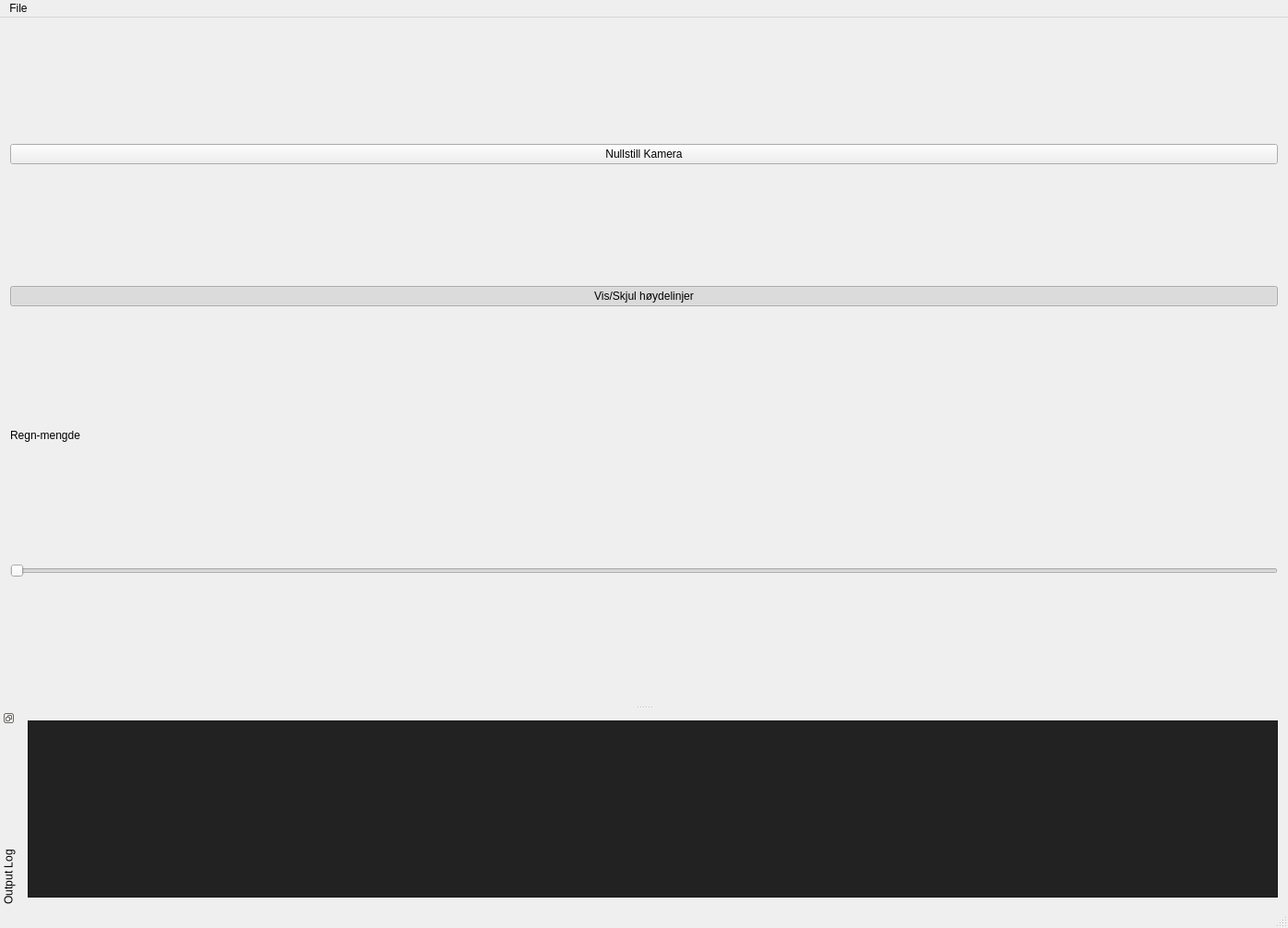
<?xml version="1.0" encoding="UTF-8"?>
<ui version="4.0">
 <class>MainWindow</class>
 <widget class="QMainWindow" name="MainWindow">
  <property name="geometry">
   <rect>
    <x>0</x>
    <y>0</y>
    <width>1396</width>
    <height>1006</height>
   </rect>
  </property>
  <property name="windowTitle">
   <string>OpenGL in Qt is great fun!</string>
  </property>
  <widget class="QWidget" name="centralWidget">
   <layout class="QVBoxLayout" name="verticalLayout">
    <item>
     <widget class="QPushButton" name="resetbutton">
      <property name="text">
       <string>Nullstill Kamera</string>
      </property>
      <property name="checkable">
       <bool>true</bool>
      </property>
     </widget>
    </item>
    <item>
     <widget class="QPushButton" name="showHideHeightLines">
      <property name="text">
       <string>Vis/Skjul høydelinjer</string>
      </property>
      <property name="checkable">
       <bool>true</bool>
      </property>
      <property name="checked">
       <bool>true</bool>
      </property>
     </widget>
    </item>
    <item>
     <widget class="QLabel" name="label">
      <property name="maximumSize">
       <size>
        <width>16777215</width>
        <height>15</height>
       </size>
      </property>
      <property name="text">
       <string>Regn-mengde</string>
      </property>
     </widget>
    </item>
    <item>
     <widget class="QSlider" name="horizontalSlider">
      <property name="toolTip">
       <string>Regn</string>
      </property>
      <property name="statusTip">
       <string>Regn</string>
      </property>
      <property name="whatsThis">
       <string>Regn-mengde</string>
      </property>
      <property name="orientation">
       <enum>Qt::Horizontal</enum>
      </property>
     </widget>
    </item>
    <item>
     <layout class="QVBoxLayout" name="OpenGLLayout"/>
    </item>
   </layout>
  </widget>
  <widget class="QMenuBar" name="menuBar">
   <property name="geometry">
    <rect>
     <x>0</x>
     <y>0</y>
     <width>1396</width>
     <height>21</height>
    </rect>
   </property>
   <widget class="QMenu" name="menuFile">
    <property name="title">
     <string>File</string>
    </property>
    <addaction name="fileExit"/>
   </widget>
   <addaction name="menuFile"/>
  </widget>
  <widget class="QStatusBar" name="statusBar"/>
  <widget class="QDockWidget" name="dockWidgetConsole">
   <property name="features">
    <set>QDockWidget::DockWidgetFloatable|QDockWidget::DockWidgetMovable|QDockWidget::DockWidgetVerticalTitleBar</set>
   </property>
   <property name="windowTitle">
    <string>Output Log</string>
   </property>
   <attribute name="dockWidgetArea">
    <number>8</number>
   </attribute>
   <widget class="QWidget" name="dockWidgetContents">
    <layout class="QHBoxLayout" name="horizontalLayout">
     <item>
      <widget class="QPlainTextEdit" name="outputLog">
       <property name="palette">
        <palette>
         <active>
          <colorrole role="Button">
           <brush brushstyle="SolidPattern">
            <color alpha="255">
             <red>34</red>
             <green>34</green>
             <blue>34</blue>
            </color>
           </brush>
          </colorrole>
          <colorrole role="Light">
           <brush brushstyle="SolidPattern">
            <color alpha="255">
             <red>51</red>
             <green>51</green>
             <blue>51</blue>
            </color>
           </brush>
          </colorrole>
          <colorrole role="Midlight">
           <brush brushstyle="SolidPattern">
            <color alpha="255">
             <red>42</red>
             <green>42</green>
             <blue>42</blue>
            </color>
           </brush>
          </colorrole>
          <colorrole role="Dark">
           <brush brushstyle="SolidPattern">
            <color alpha="255">
             <red>17</red>
             <green>17</green>
             <blue>17</blue>
            </color>
           </brush>
          </colorrole>
          <colorrole role="Mid">
           <brush brushstyle="SolidPattern">
            <color alpha="255">
             <red>23</red>
             <green>23</green>
             <blue>23</blue>
            </color>
           </brush>
          </colorrole>
          <colorrole role="Text">
           <brush brushstyle="SolidPattern">
            <color alpha="255">
             <red>255</red>
             <green>255</green>
             <blue>255</blue>
            </color>
           </brush>
          </colorrole>
          <colorrole role="BrightText">
           <brush brushstyle="SolidPattern">
            <color alpha="255">
             <red>255</red>
             <green>255</green>
             <blue>255</blue>
            </color>
           </brush>
          </colorrole>
          <colorrole role="ButtonText">
           <brush brushstyle="SolidPattern">
            <color alpha="255">
             <red>255</red>
             <green>255</green>
             <blue>255</blue>
            </color>
           </brush>
          </colorrole>
          <colorrole role="Base">
           <brush brushstyle="SolidPattern">
            <color alpha="255">
             <red>34</red>
             <green>34</green>
             <blue>34</blue>
            </color>
           </brush>
          </colorrole>
          <colorrole role="Window">
           <brush brushstyle="SolidPattern">
            <color alpha="255">
             <red>34</red>
             <green>34</green>
             <blue>34</blue>
            </color>
           </brush>
          </colorrole>
          <colorrole role="Shadow">
           <brush brushstyle="SolidPattern">
            <color alpha="255">
             <red>0</red>
             <green>0</green>
             <blue>0</blue>
            </color>
           </brush>
          </colorrole>
          <colorrole role="AlternateBase">
           <brush brushstyle="SolidPattern">
            <color alpha="255">
             <red>17</red>
             <green>17</green>
             <blue>17</blue>
            </color>
           </brush>
          </colorrole>
          <colorrole role="ToolTipBase">
           <brush brushstyle="SolidPattern">
            <color alpha="255">
             <red>255</red>
             <green>255</green>
             <blue>220</blue>
            </color>
           </brush>
          </colorrole>
          <colorrole role="ToolTipText">
           <brush brushstyle="SolidPattern">
            <color alpha="255">
             <red>0</red>
             <green>0</green>
             <blue>0</blue>
            </color>
           </brush>
          </colorrole>
          <colorrole role="PlaceholderText">
           <brush brushstyle="SolidPattern">
            <color alpha="128">
             <red>255</red>
             <green>255</green>
             <blue>255</blue>
            </color>
           </brush>
          </colorrole>
         </active>
         <inactive>
          <colorrole role="Button">
           <brush brushstyle="SolidPattern">
            <color alpha="255">
             <red>34</red>
             <green>34</green>
             <blue>34</blue>
            </color>
           </brush>
          </colorrole>
          <colorrole role="Light">
           <brush brushstyle="SolidPattern">
            <color alpha="255">
             <red>51</red>
             <green>51</green>
             <blue>51</blue>
            </color>
           </brush>
          </colorrole>
          <colorrole role="Midlight">
           <brush brushstyle="SolidPattern">
            <color alpha="255">
             <red>42</red>
             <green>42</green>
             <blue>42</blue>
            </color>
           </brush>
          </colorrole>
          <colorrole role="Dark">
           <brush brushstyle="SolidPattern">
            <color alpha="255">
             <red>17</red>
             <green>17</green>
             <blue>17</blue>
            </color>
           </brush>
          </colorrole>
          <colorrole role="Mid">
           <brush brushstyle="SolidPattern">
            <color alpha="255">
             <red>23</red>
             <green>23</green>
             <blue>23</blue>
            </color>
           </brush>
          </colorrole>
          <colorrole role="Text">
           <brush brushstyle="SolidPattern">
            <color alpha="255">
             <red>255</red>
             <green>255</green>
             <blue>255</blue>
            </color>
           </brush>
          </colorrole>
          <colorrole role="BrightText">
           <brush brushstyle="SolidPattern">
            <color alpha="255">
             <red>255</red>
             <green>255</green>
             <blue>255</blue>
            </color>
           </brush>
          </colorrole>
          <colorrole role="ButtonText">
           <brush brushstyle="SolidPattern">
            <color alpha="255">
             <red>255</red>
             <green>255</green>
             <blue>255</blue>
            </color>
           </brush>
          </colorrole>
          <colorrole role="Base">
           <brush brushstyle="SolidPattern">
            <color alpha="255">
             <red>34</red>
             <green>34</green>
             <blue>34</blue>
            </color>
           </brush>
          </colorrole>
          <colorrole role="Window">
           <brush brushstyle="SolidPattern">
            <color alpha="255">
             <red>34</red>
             <green>34</green>
             <blue>34</blue>
            </color>
           </brush>
          </colorrole>
          <colorrole role="Shadow">
           <brush brushstyle="SolidPattern">
            <color alpha="255">
             <red>0</red>
             <green>0</green>
             <blue>0</blue>
            </color>
           </brush>
          </colorrole>
          <colorrole role="AlternateBase">
           <brush brushstyle="SolidPattern">
            <color alpha="255">
             <red>17</red>
             <green>17</green>
             <blue>17</blue>
            </color>
           </brush>
          </colorrole>
          <colorrole role="ToolTipBase">
           <brush brushstyle="SolidPattern">
            <color alpha="255">
             <red>255</red>
             <green>255</green>
             <blue>220</blue>
            </color>
           </brush>
          </colorrole>
          <colorrole role="ToolTipText">
           <brush brushstyle="SolidPattern">
            <color alpha="255">
             <red>0</red>
             <green>0</green>
             <blue>0</blue>
            </color>
           </brush>
          </colorrole>
          <colorrole role="PlaceholderText">
           <brush brushstyle="SolidPattern">
            <color alpha="128">
             <red>255</red>
             <green>255</green>
             <blue>255</blue>
            </color>
           </brush>
          </colorrole>
         </inactive>
         <disabled>
          <colorrole role="Button">
           <brush brushstyle="SolidPattern">
            <color alpha="255">
             <red>34</red>
             <green>34</green>
             <blue>34</blue>
            </color>
           </brush>
          </colorrole>
          <colorrole role="Light">
           <brush brushstyle="SolidPattern">
            <color alpha="255">
             <red>51</red>
             <green>51</green>
             <blue>51</blue>
            </color>
           </brush>
          </colorrole>
          <colorrole role="Midlight">
           <brush brushstyle="SolidPattern">
            <color alpha="255">
             <red>42</red>
             <green>42</green>
             <blue>42</blue>
            </color>
           </brush>
          </colorrole>
          <colorrole role="Dark">
           <brush brushstyle="SolidPattern">
            <color alpha="255">
             <red>17</red>
             <green>17</green>
             <blue>17</blue>
            </color>
           </brush>
          </colorrole>
          <colorrole role="Mid">
           <brush brushstyle="SolidPattern">
            <color alpha="255">
             <red>23</red>
             <green>23</green>
             <blue>23</blue>
            </color>
           </brush>
          </colorrole>
          <colorrole role="Text">
           <brush brushstyle="SolidPattern">
            <color alpha="255">
             <red>17</red>
             <green>17</green>
             <blue>17</blue>
            </color>
           </brush>
          </colorrole>
          <colorrole role="BrightText">
           <brush brushstyle="SolidPattern">
            <color alpha="255">
             <red>255</red>
             <green>255</green>
             <blue>255</blue>
            </color>
           </brush>
          </colorrole>
          <colorrole role="ButtonText">
           <brush brushstyle="SolidPattern">
            <color alpha="255">
             <red>17</red>
             <green>17</green>
             <blue>17</blue>
            </color>
           </brush>
          </colorrole>
          <colorrole role="Base">
           <brush brushstyle="SolidPattern">
            <color alpha="255">
             <red>34</red>
             <green>34</green>
             <blue>34</blue>
            </color>
           </brush>
          </colorrole>
          <colorrole role="Window">
           <brush brushstyle="SolidPattern">
            <color alpha="255">
             <red>34</red>
             <green>34</green>
             <blue>34</blue>
            </color>
           </brush>
          </colorrole>
          <colorrole role="Shadow">
           <brush brushstyle="SolidPattern">
            <color alpha="255">
             <red>0</red>
             <green>0</green>
             <blue>0</blue>
            </color>
           </brush>
          </colorrole>
          <colorrole role="AlternateBase">
           <brush brushstyle="SolidPattern">
            <color alpha="255">
             <red>34</red>
             <green>34</green>
             <blue>34</blue>
            </color>
           </brush>
          </colorrole>
          <colorrole role="ToolTipBase">
           <brush brushstyle="SolidPattern">
            <color alpha="255">
             <red>255</red>
             <green>255</green>
             <blue>220</blue>
            </color>
           </brush>
          </colorrole>
          <colorrole role="ToolTipText">
           <brush brushstyle="SolidPattern">
            <color alpha="255">
             <red>0</red>
             <green>0</green>
             <blue>0</blue>
            </color>
           </brush>
          </colorrole>
          <colorrole role="PlaceholderText">
           <brush brushstyle="SolidPattern">
            <color alpha="128">
             <red>255</red>
             <green>255</green>
             <blue>255</blue>
            </color>
           </brush>
          </colorrole>
         </disabled>
        </palette>
       </property>
      </widget>
     </item>
    </layout>
   </widget>
  </widget>
  <action name="fileExit">
   <property name="text">
    <string>Exit</string>
   </property>
   <property name="shortcut">
    <string>Ctrl+Q</string>
   </property>
  </action>
 </widget>
 <layoutdefault spacing="6" margin="11"/>
 <resources/>
 <connections/>
</ui>
